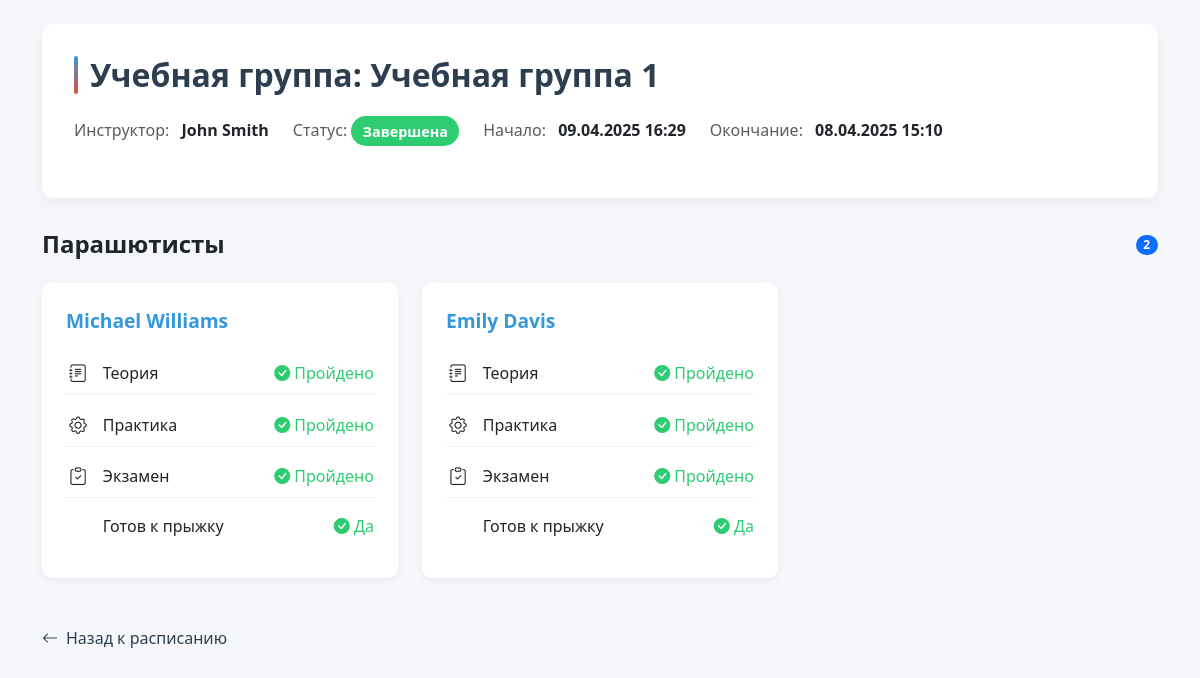
Before: /instructors/1/training_groups/1/ with the older database file.
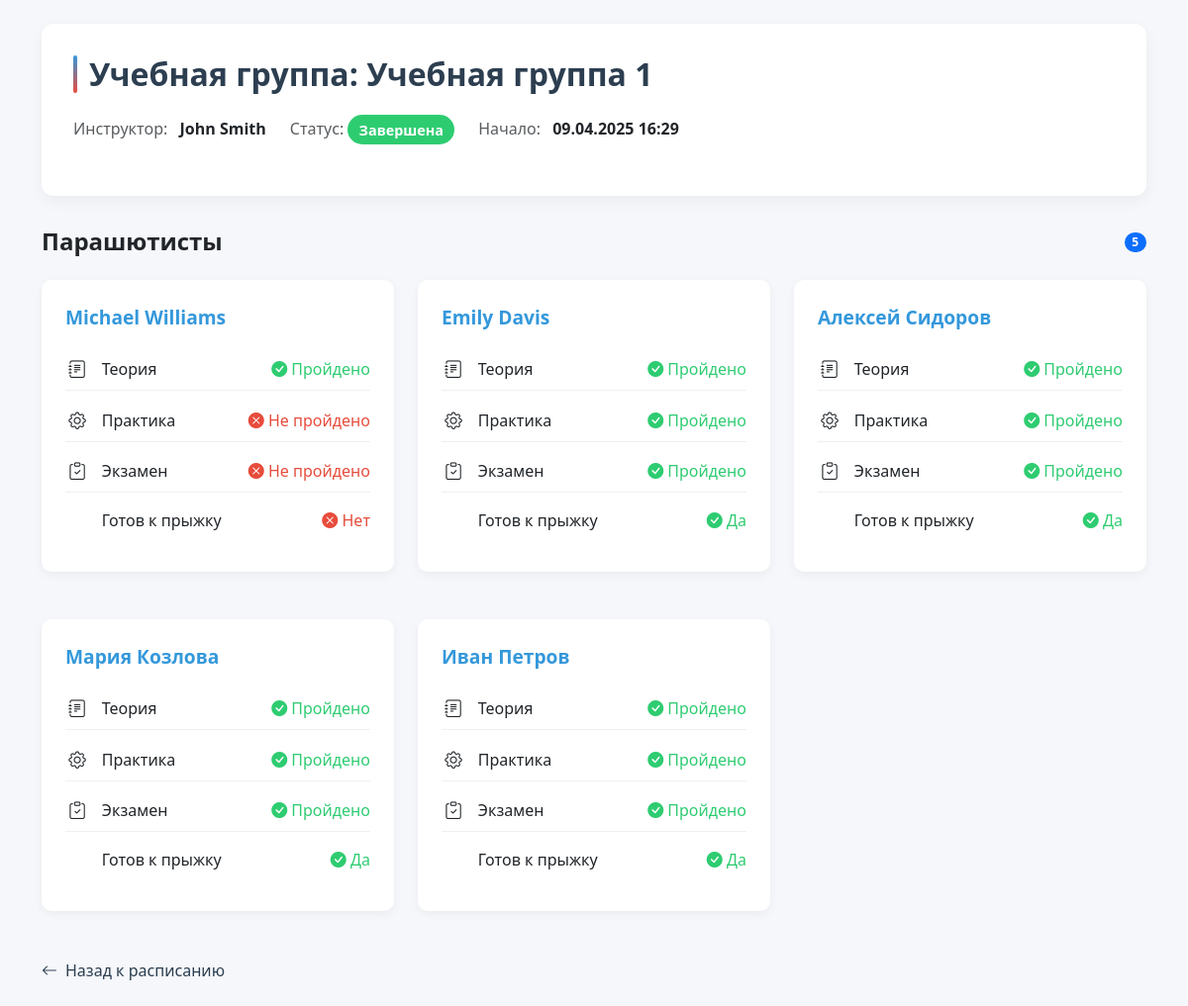
After: the same page with the newer database file.
### instructors/models.py (models this page shows, shortened)
class TrainingGroup(models.Model):
    STATUS_CHOICES = [
        ('created', 'Создана'),  # Статус "Создана"
        ('in_progress', 'В процессе'),  # Статус "В процессе"
        ('completed', 'Завершена'),  # Статус "Завершена"
    ]
    group_id = models.AutoField(primary_key=True)
    instructor = models.ForeignKey('Instructor',
                                   on_delete=models.CASCADE)  # Убедитесь, что модель Instructor определена
    group_name = models.CharField(max_length=255)  # Название группы
    start_date_time = models.DateTimeField()  # Дата и время начала
    end_date_time = models.DateTimeField(null=True, blank=True)  # Дата и время завершения
    status = models.CharField(max_length=20, choices=STATUS_CHOICES, default='created')  # Статус с choices

class Instructor(models.Model):
    instructor_id = models.AutoField(primary_key=True)
    first_name = models.CharField(max_length=255)
    middle_name = models.CharField(max_length=255)
    last_name = models.CharField(max_length=255)
    contact_info = models.CharField(max_length=255)
    qualification = models.CharField(max_length=50)
    status = models.CharField(max_length=50)

class TrainingGroupParachutist(models.Model):
    parachutist = models.ForeignKey(Parachutist, unique=True, on_delete=models.CASCADE)
    group = models.ForeignKey(TrainingGroup, on_delete=models.CASCADE)
    theory_passed = models.BooleanField(default=False)
    practice_passed = models.BooleanField(default=False)
    medical_certified = models.BooleanField('Мед. сертификация', default=False)
    """
    Наличие необходимых для прыжка мед. бумаг.
    """
    exam_passed = models.BooleanField(default=False)  # Новое поле для зачета
    ready_for_jump = models.BooleanField(default=False)  # Новое поле

class Parachutist(models.Model):
    parachutist_id = models.AutoField(primary_key=True)
    first_name = models.CharField(max_length=255)
    middle_name = models.CharField(max_length=255)
    last_name = models.CharField(max_length=255)
    contact_info = models.CharField(max_length=255)

### instructors/views.py (the view)
def training_group_detail(request, instructor_id, training_group_id):
    instructor = get_object_or_404(Instructor, pk=instructor_id)
    training_group = get_object_or_404(TrainingGroup, pk=training_group_id, instructor=instructor)
    group_parachutists = TrainingGroupParachutist.objects.filter(group=training_group).select_related('parachutist')
    context = {
        'instructor': instructor,
        'training_group': training_group,
        'group_parachutists': group_parachutists,
    }
    return render(request, 'training_group_detail.html', context)

### instructors/templates/training_group_detail.html (shortened to what this page needs)
<!DOCTYPE html>
<html lang="ru">
<head>
    <link href="https://cdn.jsdelivr.net/npm/bootstrap@5.3.0/dist/css/bootstrap.min.css" rel="stylesheet">
    <link href="https://cdn.jsdelivr.net/npm/bootstrap-icons@1.10.0/font/bootstrap-icons.css" rel="stylesheet">
</head>
<body>
    <div class="container py-4">
        <div class="group-header">
            <h1 class="group-title">Учебная группа: {{ training_group.group_name }}</h1>
            <div class="d-flex flex-wrap align-items-center mb-3">
                <div class="me-4 mb-2">
                    <span class="text-muted">Инструктор:</span>
                    <span class="fw-bold ms-2">{{ instructor.first_name }} {{ instructor.last_name }}</span>
                </div>
                <div class="me-4 mb-2">
                    <span class="text-muted">Статус:</span>
                    <span class="info-badge bg-{% if training_group.status == 'completed' %}success text-white fw-semibold{% elif training_group.status == 'in_progress' %}warning fw-semibold{% else %}info text-white fw-semibold{% endif %}">
                        {{ training_group.get_status_display }}
                    </span>
                </div>
                <div class="me-4 mb-2">
                    <span class="text-muted">Начало:</span>
                    <span class="fw-bold ms-2">{{ training_group.start_date_time|date:"d.m.Y H:i" }}</span>
                </div>
                {% if training_group.end_date_time %}
                <div class="me-4 mb-2">
                    <span class="text-muted">Окончание:</span>
                    <span class="fw-bold ms-2">{{ training_group.end_date_time|date:"d.m.Y H:i" }}</span>
                </div>
                {% endif %}
            </div>
        </div>
        <div class="d-flex justify-content-between align-items-center mb-4">
            <h2 class="mb-0" style="font-size: 1.5rem; font-weight: 600;">Парашютисты</h2>
            <span class="badge bg-primary rounded-pill">{{ group_parachutists|length }}</span>
        </div>
        {% if group_parachutists %}
            <div class="row">
                {% for gp in group_parachutists %}
                <div class="col-md-6 col-lg-4 mb-4">
                    <div class="parachutist-card">
                        <div class="d-flex justify-content-between align-items-start mb-3">
                            <a href="{% url 'edit_training_checkpoint' instructor_id=instructor.instructor_id training_group_id=training_group.group_id parachutist_id=gp.parachutist.parachutist_id %}"
                               class="parachutist-name">
                                {{ gp.parachutist.first_name }} {{ gp.parachutist.last_name }}
                            </a>
                        </div>
                        <div class="checkpoint-item">
                            <div class="checkpoint-icon">
                                <i class="bi bi-journal-text"></i>
                            </div>
                            <div class="flex-grow-1">Теория</div>
                            <span class="{% if gp.theory_passed %}passed{% else %}failed{% endif %}">
                                {% if gp.theory_passed %}<i class="bi bi-check-circle-fill"></i> Пройдено{% else %}<i class="bi bi-x-circle-fill"></i> Не пройдено{% endif %}
                            </span>
                        </div>
                        <div class="checkpoint-item">
                            <div class="checkpoint-icon">
                                <i class="bi bi-gear"></i>
                            </div>
                            <div class="flex-grow-1">Практика</div>
                            <span class="{% if gp.practice_passed %}passed{% else %}failed{% endif %}">
                                {% if gp.practice_passed %}<i class="bi bi-check-circle-fill"></i> Пройдено{% else %}<i class="bi bi-x-circle-fill"></i> Не пройдено{% endif %}
                            </span>
                        </div>
                        <div class="checkpoint-item">
                            <div class="checkpoint-icon">
                                <i class="bi bi-clipboard-check"></i>
                            </div>
                            <div class="flex-grow-1">Экзамен</div>
                            <span class="{% if gp.exam_passed %}passed{% else %}failed{% endif %}">
                                {% if gp.exam_passed %}<i class="bi bi-check-circle-fill"></i> Пройдено{% else %}<i class="bi bi-x-circle-fill"></i> Не пройдено{% endif %}
                            </span>
                        </div>
                        <div class="checkpoint-item" style="border-bottom: none;">
                            <div class="flex-grow-1">Готов к прыжку</div>
                            <span class="{% if gp.ready_for_jump %}passed{% else %}failed{% endif %}">
                                {% if gp.ready_for_jump %}<i class="bi bi-check-circle-fill"></i> Да{% else %}<i class="bi bi-x-circle-fill"></i> Нет{% endif %}
                            </span>
                        </div>
                    </div>
                </div>
                {% endfor %}
            </div>
        {% else %}
            <div class="alert alert-info d-flex align-items-center">
                <i class="bi bi-info-circle-fill me-2"></i>
                В этой группе пока нет парашютистов.
            </div>
        {% endif %}
        <a href="{% url 'instructor_schedule' instructor_id=instructor.instructor_id %}" class="btn-back">
            <i class="bi bi-arrow-left me-2"></i> Назад к расписанию
        </a>
    </div>
</body>
</html>

### instructors/templates/training_group_detail.html (style rules this page uses)
:root { --primary: #3498db; --secondary: #e74c3c; --success: #2ecc71; --danger: #e74c3c; --dark: #2c3e50; --light: #f8f9fa; }
.bg-success { background-color: #2ecc71 !important; }
body { background-color: #f5f7fa; font-family: 'Segoe UI', system-ui, sans-serif; }
.group-header { background: white; border-radius: 12px; padding: 2rem; margin-bottom: 2rem; box-shadow: 0 5px 15px rgba(0,0,0,0.05); }
.group-title { font-size: 2rem; font-weight: 600; color: var(--dark); margin-bottom: 1.5rem; position: relative; padding-left: 1rem; }
.group-title::before { content: ''; position: absolute; left: 0; top: 0; height: 100%; width: 4px; background: linear-gradient(to bottom, var(--primary), var(--secondary)); border-radius: 4px; }
.info-badge { font-size: 0.9rem; padding: 0.35rem 0.7rem; border-radius: 50px; }
.parachutist-card { background: white; border-radius: 10px; padding: 1.5rem; margin-bottom: 1.5rem; box-shadow: 0 3px 10px rgba(0,0,0,0.05); transition: all 0.3s ease; }
.parachutist-name { font-size: 1.2rem; font-weight: 600; color: var(--primary); text-decoration: none; transition: all 0.2s ease; }
.checkpoint-item { display: flex; align-items: center; margin-bottom: 0.5rem; padding: 0.5rem 0; border-bottom: 1px solid #f0f0f0; }
.checkpoint-icon { margin-right: 0.8rem; font-size: 1.1rem; width: 24px; text-align: center; }
.passed { color: var(--success); font-weight: 500; }
.failed { color: var(--danger); font-weight: 500; }
.btn-back { color: var(--dark); text-decoration: none; display: inline-flex; align-items: center; transition: all 0.2s ease; }

Changed rows visible on the page:
changed TrainingGroup "Учебная группа 1": end_date_time "08.04.2025 15:10" → (not shown)
changed TrainingGroupParachutist "Michael": practice_passed "Пройдено" → "Не пройдено"; exam_passed "Пройдено" → "Не пройдено"; ready_for_jump "Да" → "Нет"
added TrainingGroupParachutist: parachutist.first_name "Алексей", parachutist.last_name "Сидоров", theory_passed True (drawn), practice_passed True (drawn), exam_passed True (drawn), ready_for_jump True (drawn)
added TrainingGroupParachutist: parachutist.first_name "Мария", parachutist.last_name "Козлова", theory_passed True (drawn), practice_passed True (drawn), exam_passed True (drawn), ready_for_jump True (drawn)
added TrainingGroupParachutist: parachutist.first_name "Иван", parachutist.last_name "Петров", theory_passed True (drawn), practice_passed True (drawn), exam_passed True (drawn), ready_for_jump True (drawn)
Other visible differences:
{{ group_parachutists|length }}: "2" → "5"
text no longer shown: "Окончание:"
